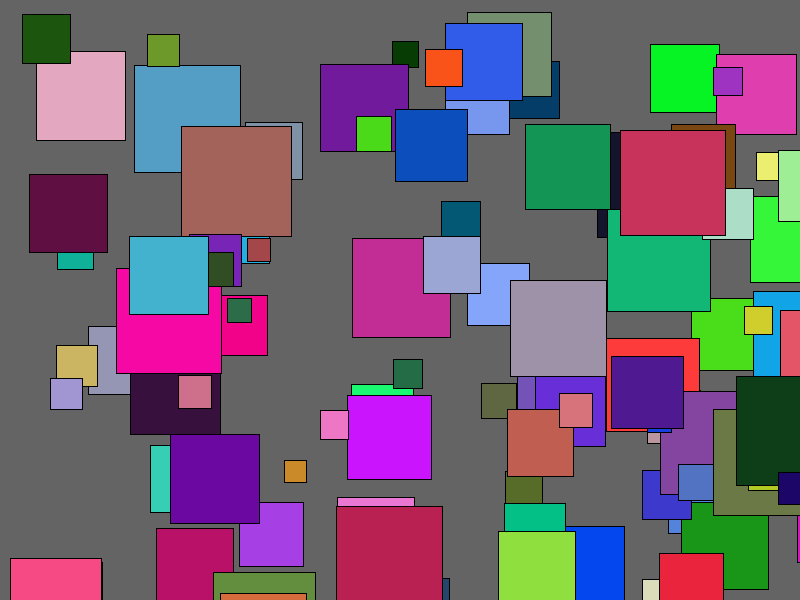
Frame 1 (no input)
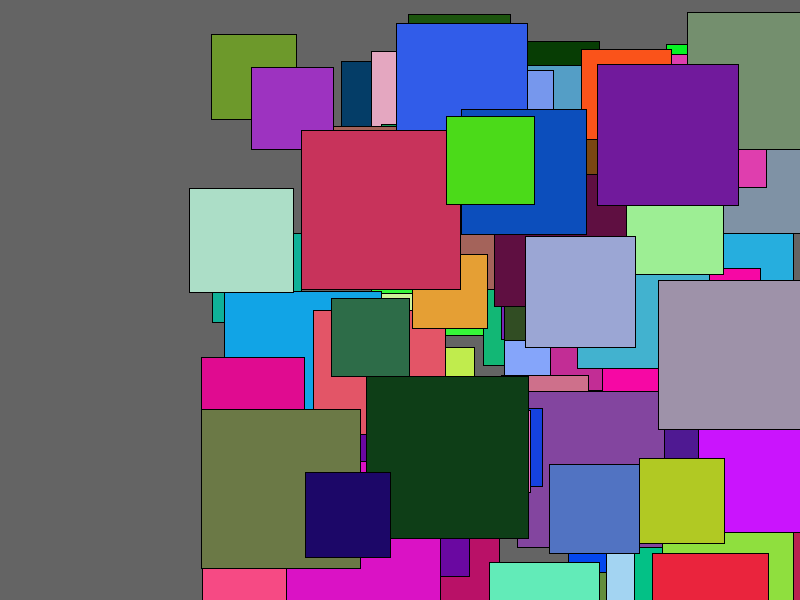
Frame 60 (the mouse pressed at the canvas centre just before this capture)
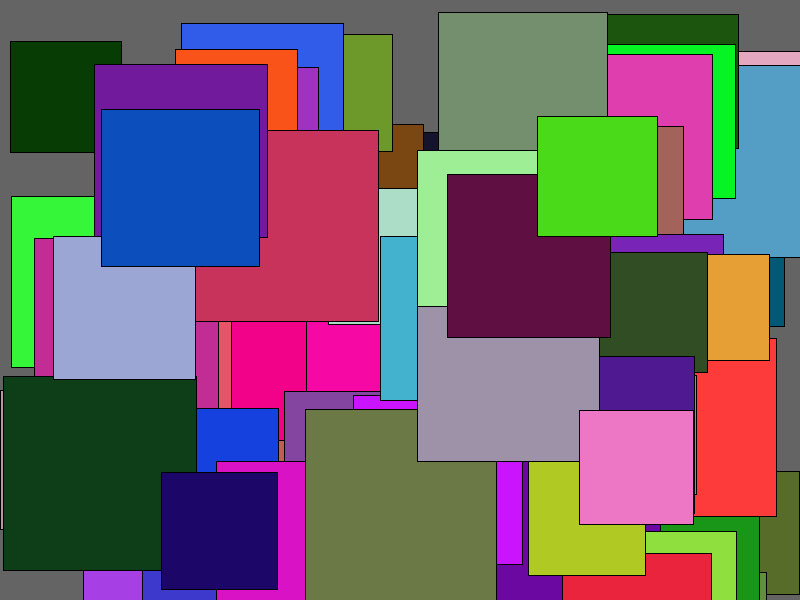
Frame 120 (the mouse held since frame 60 and released just before this capture)

The Processing sketch that drew these frames (run headless with seeded random() and noise(); from frame 60 on, the mouse is pressed at the canvas centre):

// Processing sketch: homework_h
// ── homework_h.pde
ArrayList <myObject> objects;

//INTIATE
void setup () {
  size (800, 600);
  objects = new ArrayList <myObject>();
  for ( int i = 0; i < 100; i ++) {
    objects.add (new myObject());
  }
}

void draw () {
  background (100);
  for (myObject o : objects) {
    o.draw();
  }
}

class myObject {

  float x, y;
  float speed;
  float direction;
  float size;
  float R;
  float G;
  float B;
  float time;

  //CONSTRUCTOR [void setup for class]

  myObject () {
    x = random (0, 800);
    y = random (0, 600);
    speed = random (1, 10);
    direction = 1;
    size = random (10, 100);
    R = random (0, 255);
    G = random (0, 255);
    B = random (0, 255);
    time = time + 0.10;
  }
  void draw () {
    x = x + speed*direction;
  time += 0.01;
  fill (R, G, B);
  rect (x, y, (size+sin(time)*100), (size+sin(time)*100));

  if (x > width - 100) {
    direction = -1;
  } else if (x<0) {
    direction = +1;
  }
}
}
// homework random color + pulse in size
